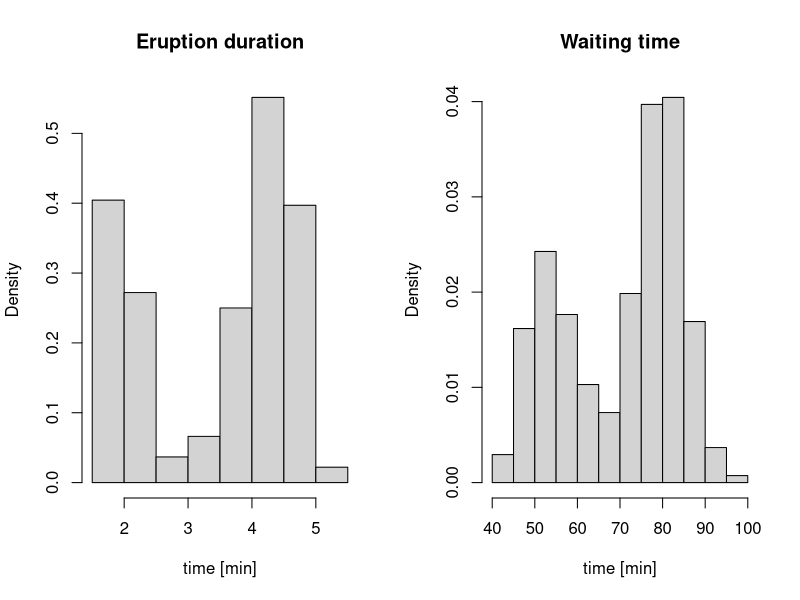
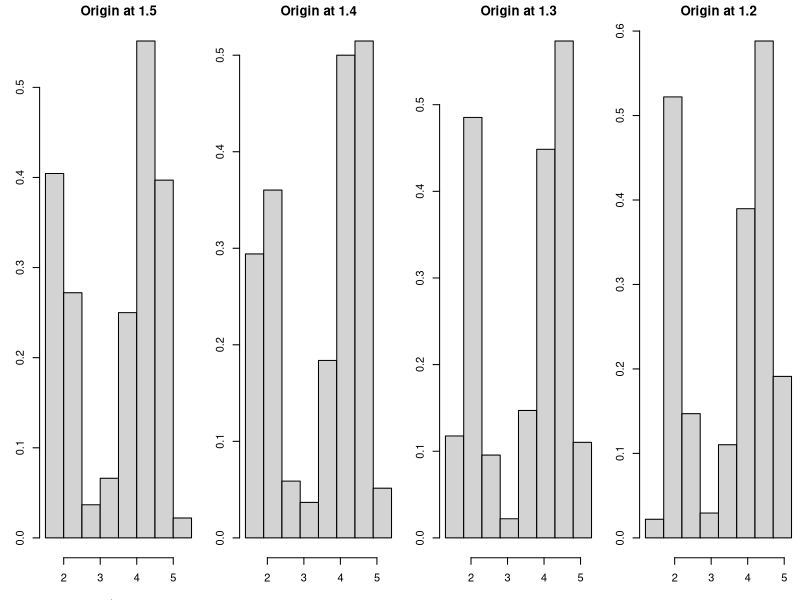
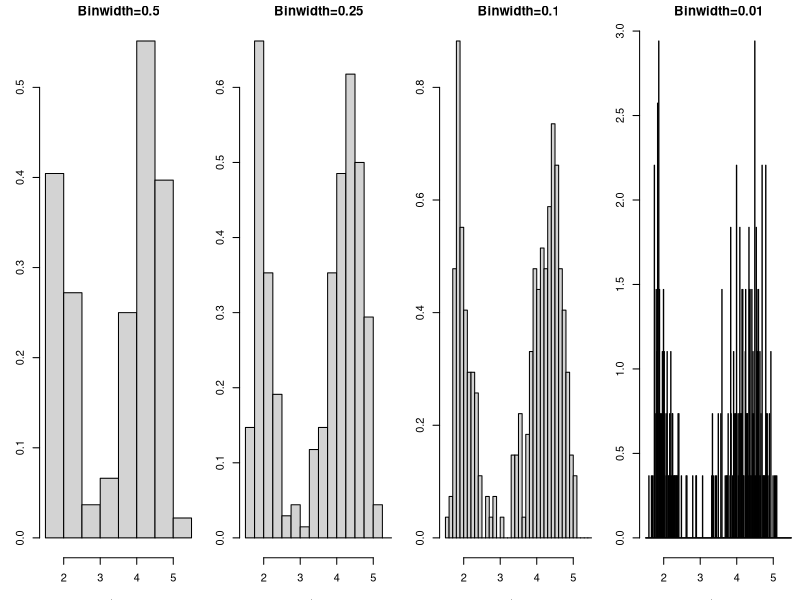
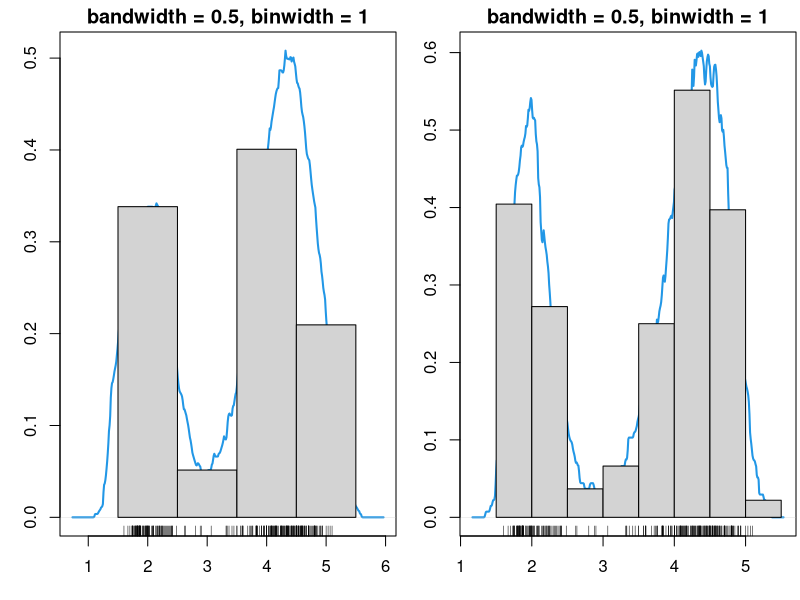

Generate these figures, in order, with R: (Note: this script raises an error after producing the figures.)
## ---- chunk 1
knitr::opts_chunk$set(echo = TRUE)
## ---- chunk 2
data(faithful)
par(mfrow=c(1,2))
hist(faithful$eruptions, probability=T, main = "Eruption duration", xlab="time [min]")
hist(faithful$waiting, probability=T, main = "Waiting time", xlab="time [min]")
## ---- chunk 3
par(mfrow=c(1,4), mar = c(3.2, 3, 1.6, 0.2)) # reduce the white space around individual plots
hist(faithful$eruptions, probability=T, main="Origin at 1.5");
hist(faithful$eruptions, breaks=seq(1.4,5.4,by=0.5), probability=T, main="Origin at 1.4", xlab="time [min]")  
hist(faithful$eruptions, breaks=seq(1.3,5.3,by=0.5), probability=T, main="Origin at 1.3", xlab="time [min]") 
hist(faithful$eruptions, breaks=seq(1.2,5.2,by=0.5), probability=T, main="Origin at 1.2", xlab="time [min]")
## ---- chunk 4
par(mfrow=c(1,4), mar = c(3.2, 3, 1.6, 0.2))
hist(faithful$eruptions, probability=T, main="Binwidth=0.5")
hist(faithful$eruptions, breaks=seq(1.5,5.5,by=0.25), probability=T, main="Binwidth=0.25") 
hist(faithful$eruptions, breaks=seq(1.5,5.5,by=0.1), probability=T, main="Binwidth=0.1") 
hist(faithful$eruptions, breaks=seq(1.5,5.5,by=0.01), probability=T, main="Binwidth=0.01")
## ---- chunk 5
# what is wrong with the function below?
kde_hist <- function(bw){
# bw = bandwidth for KDE = 2-times binwidth for histogram
  binw <- 2*bw
  br <- seq(1.5,5.5,by=binw)
  temp <- density(faithful$eruptions, kernel="rectangular", bw=bw/sqrt(3))
  plot(temp,lwd=2,col=4, main="bandwidth = 0.5, binwidth = 1", xlab="")
  hist(faithful$eruptions, freq=FALSE, breaks=br, add=T, main="")
  rug(jitter(faithful$eruptions))
}
par(mfrow=c(1,2))
kde_hist(0.5)
kde_hist(0.25)
## ---- chunk 6
knitr::include_graphics('../Plots/kernels.png')
## ---- chunk 7
# again, this is only a handle, not a proper function!
plot_kdes <- function(bw){
  plot(density(faithful$eruptions, kernel="gaussian", bw=bw), main=paste("BW = ",bw,sep=""), xlab="time [min]")
  lines(density(faithful$eruptions, kernel="epanechnikov", bw=bw), col=4)
  lines(density(faithful$eruptions, kernel="rectangular", bw=bw), col=2)
  legend("topright", col=c(1, 4, 2), lty=1, legend=c("Gauss", "Epan", "rect"))
}
par(mfrow=c(1,4), mar = c(3.2, 3, 1.6, 0.2))
plot_kdes(1); plot_kdes(0.5); plot_kdes(0.25); plot_kdes(0.1)
## ---- chunk 8
par(mfrow=c(1,1), mar = c(3.2, 3, 1.6, 0.2))
plot(density(faithful$eruptions, kernel="gaussian", bw=1), main="Gaussian Kernel", xlab="", ylim=c(0,1),lwd=2)
points(density(faithful$eruptions, kernel="gaussian", bw=0.1), col=2, main="Gaussian Kernel", xlab="", type="l",lwd=2)
points(density(faithful$eruptions, kernel="gaussian", bw=0.01), col=4, main="Gaussian Kernel", xlab="", type="l")
rug(jitter(faithful$eruptions))
legend("topleft", legend = c("h=1","h=0.1","h=0.01"),lty=1,col=c(1,2,4))
## ---- chunk 9
n <- 2^{7:15}
plot(1:length(n),n^(-4/(4+5)),type="b",col=5,ylim=c(0,0.10), ylab=paste("asymptotic error rate ", expression(n^(-4/(4+d)))),xlab=expression(n), xaxt="n")
abline(h=0.01,col="gray")
axis(1,at=seq(1,9,by=2),labels=n[seq(1,9,by=2)])
points(1:length(n),n^{-4/(4+4)},type="b",col=4)
points(1:length(n),n^{-4/(4+3)},type="b",col=3)
points(1:length(n),n^{-4/(4+2)},type="b",col=2)
points(1:length(n),n^{-4/(4+1)},type="b",col=6)
legend("topright",legend=c("d=5","d=4","d=3","d=2","d=1"), lty=1,col=c(5:2,6))
## ---- chunk 10
knitr::include_graphics('../Plots/circulant_matrix.png')
## ---- chunk 11
par(mfrow=c(1,2), mar = c(3.2, 3, 1.6, 0.2))
init_hist <- hist(faithful$eruptions, breaks = 256, plot=F)
x_tilde <- rep(init_hist$mids, times=init_hist$counts) # read \tilde{X} from the initial histogram
hist(faithful$eruptions, breaks = 256, freq=F, plot=T,xlab="",main="") # plot init hist on the density scale
points(density(x_tilde,bw=0.25),col=4,type="l",lwd=3)
# compare with the default KDE
plot(density(x_tilde,bw=0.25),col=4,lwd=3,xlab="",main="")
points(density(faithful$eruptions,bw=0.25),type="l",main="KDE",lwd=3,lty=2)
legend("topleft",legend=c("original","rounded"),lty=c(2,1),col=c(1,4))
## ---- chunk 12
gkern_x <- density(0,bw=0.25)$x[seq(1,512,by=2)]
gkern_y <- density(0,bw=0.25)$y[seq(1,512,by=2)] # the Gaussian kernel for smoothing the initial histogram
hist(faithful$eruptions, breaks = 256, freq=F, plot=T,xlab="",main="")
points(gkern_x+3,gkern_y, col="2",type="l",lwd=2)
## ---- chunk 13
library(lattice)
levelplot(toeplitz(c(gkern_y[129:256],rep(0,128))),xaxt="n")
## ---- chunk 14
s_vec <- c(gkern_y[129:256],rep(0,128))
c_vec <- c(s_vec,rev(s_vec[2:256]))
levelplot(toeplitz(c_vec),xaxt="n")
## ---- chunk 15
my_bw <- 0.07977
my_df <- dnorm(0,0,1)/my_bw
plot(density(faithful$eruptions,bw=my_bw),main=paste("bw =",my_bw," & ","df =",round(my_df,5)),xlab="")
